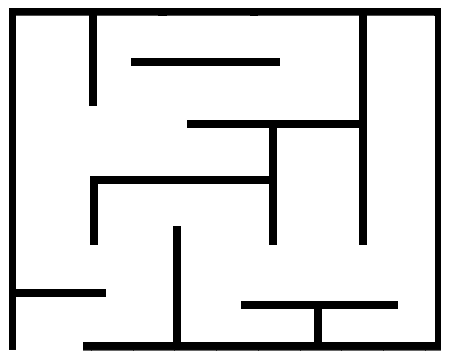
#> input picture data/mapa_robotica.bmp, 450 x 360 px
$ python make_fixtures.py
#> lines starting #> are read from the running program, lines starting #| are printed output that depends on the picture; after the words box and inside, x2 and y2 are one past the last pixel; in counts of white or black regions, pixels touching at a corner belong together
### src/astar/search.py
from __future__ import annotations

import heapq
import math
from dataclasses import dataclass, field

from astar.grid import Grid
from astar.heuristics import HEURISTICS, SQRT2

Point = tuple[int, int]

# Orthogonal moves first, then diagonals. The web port uses the same order so
# that expansion order matches the fixtures.
NEIGHBOR_ORDER: tuple[Point, ...] = (
    (0, -1), (0, 1), (-1, 0), (1, 0),
    (-1, -1), (-1, 1), (1, -1), (1, 1),
)


@dataclass
class SearchResult:
    found: bool
    path: list[Point]
    expansion_order: list[Point]
    cost: float
    closed: set[Point] = field(default_factory=set)


def a_star(
    grid: Grid,
    start: Point,
    goal: Point,
    connectivity: int = 8,
    heuristic: str = "octile",
    weight: float = 1.0,
) -> SearchResult:
    """A* over an occupancy grid.

    Step cost is 1 orthogonally and sqrt(2) diagonally. Diagonal moves may not
    cut a corner: both orthogonal neighbours of the move must be free. Ties on
    f break on lower h, then on insertion order, so the expansion order is
    deterministic and reproducible in other languages.
    """
#> called with start = (1, 1), goal = (8, 6), connectivity = 8, heuristic = 'octile', weight = 1
    if connectivity not in (4, 8):
        raise ValueError("connectivity must be 4 or 8")
    h_fn = HEURISTICS[heuristic]
    moves = NEIGHBOR_ORDER[:4] if connectivity == 4 else NEIGHBOR_ORDER

    def h(p: Point) -> float:
        return weight * h_fn(abs(p[0] - goal[0]), abs(p[1] - goal[1]))

    g_score: dict[Point, float] = {start: 0.0}
    parent: dict[Point, Point] = {}
    closed: set[Point] = set()
    expansion_order: list[Point] = []
    counter = 0
    heap: list[tuple[float, float, int, Point]] = [(h(start), h(start), counter, start)]

    while heap:
        f, _, _, current = heapq.heappop(heap)
        if current in closed:
            continue
        closed.add(current)
        expansion_order.append(current)

        if current == goal:
            return SearchResult(True, _reconstruct(parent, current), expansion_order, g_score[current], closed)

        cx, cy = current
        for dx, dy in moves:
            nx, ny = cx + dx, cy + dy
            if not grid.in_bounds(nx, ny) or grid.is_wall(nx, ny):
                continue
            if dx and dy and (grid.is_wall(cx + dx, cy) or grid.is_wall(cx, cy + dy)):
                continue
            neighbor = (nx, ny)
            if neighbor in closed:
                continue
            tentative = g_score[current] + (SQRT2 if dx and dy else 1.0)
            if tentative < g_score.get(neighbor, math.inf):
                g_score[neighbor] = tentative
                parent[neighbor] = current
                counter += 1
                hn = h(neighbor)
                heapq.heappush(heap, (tentative + hn, hn, counter, neighbor))

    return SearchResult(False, [], expansion_order, math.inf, closed)


def _reconstruct(parent: dict[Point, Point], node: Point) -> list[Point]:
    path = [node]
    while node in parent:
        node = parent[node]
        path.append(node)
    path.reverse()
    return path

### src/astar/grid.py
from __future__ import annotations

from dataclasses import dataclass
from math import floor
from pathlib import Path

WALL = "#"
FREE = "."


@dataclass(frozen=True)
class Grid:
    """Occupancy grid indexed as cells[y][x]; True means wall."""

    width: int
    height: int
    cells: tuple[tuple[bool, ...], ...]

    @classmethod
    def from_strings(cls, rows: list[str]) -> "Grid":
        if not rows:
            raise ValueError("grid needs at least one row")
        width = len(rows[0])
        if any(len(row) != width for row in rows):
            raise ValueError("all rows must have the same length")
        cells = tuple(tuple(ch == WALL for ch in row) for row in rows)
        return cls(width=width, height=len(rows), cells=cells)

    @classmethod
    def from_bool_rows(cls, rows: list[list[bool]]) -> "Grid":
        return cls(width=len(rows[0]), height=len(rows), cells=tuple(tuple(r) for r in rows))

    def to_strings(self) -> list[str]:
        return ["".join(WALL if wall else FREE for wall in row) for row in self.cells]

    def in_bounds(self, x: int, y: int) -> bool:
        return 0 <= x < self.width and 0 <= y < self.height

    def is_wall(self, x: int, y: int) -> bool:
        return self.cells[y][x]

    def wall_count(self) -> int:
        return sum(1 for row in self.cells for wall in row if wall)


def load_occupancy_grid(
    image_path: str | Path,
    erosion_size: int = 7,
    resolution: int = 50,
    cells_per_block: int = 8,
    wall_threshold: int = 5,
) -> Grid:
    """Floor plan image to occupancy grid.

    1. Erode the image with a (2r+1)^2 rectangle so dark walls grow by the robot
       radius r in pixels (the robot is treated as a point afterwards).
    2. Threshold: gray < wall_threshold is wall.
    3. Downsample: the plan is split into floor(width / resolution) blocks per
       axis, each block becomes cells_per_block cells; a cell is a wall if any
       source pixel that maps to it is a wall.

    Defaults reproduce the 2021 run: 450x360 px plan, r = 7 px, 9x7 blocks of
    8x8 cells, so a 72x56 grid.
    """
#> called with erosion_size = 7, resolution = 50, cells_per_block = 8, wall_threshold = 5
    import cv2
    import numpy as np

    image = cv2.imread(str(image_path))
#> image is the input picture: shape (360, 450, 3); min 0, max 255, mean 220.6
    if image is None:
        raise FileNotFoundError(image_path)
    if erosion_size > 0:
        size = 2 * erosion_size + 1
        element = cv2.getStructuringElement(cv2.MORPH_RECT, (size, size), (erosion_size, erosion_size))
        image = cv2.erode(image, element)
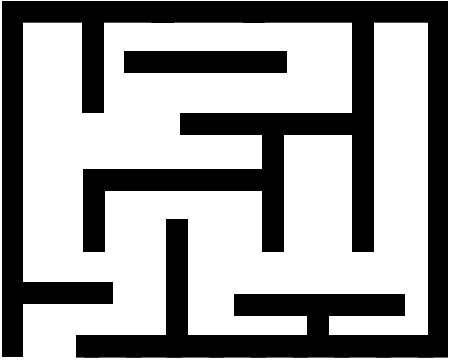
#> image: shape (360, 450, 3); min 0, max 255, mean 156.9
    walls = cv2.cvtColor(image, cv2.COLOR_BGR2GRAY) < wall_threshold
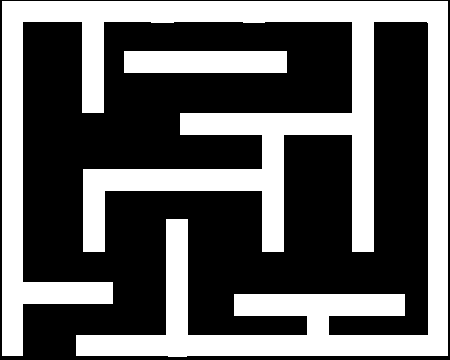
#> walls: shape (360, 450) bool; 38% white; 2 white regions, box (x1, y1, x2, y2) and area: (2, 1, 448, 357) 57929, (124, 51, 287, 73) 3586
    height, width = walls.shape
#> height = 360; width = 450
    grid_w = floor(width / resolution) * cells_per_block
#> grid_w = 72
    grid_h = floor(height / resolution) * cells_per_block
#> grid_h = 56

    cells = np.zeros((grid_h, grid_w), dtype=bool)
    ys, xs = np.nonzero(walls)
    cx = np.floor(xs * grid_w / width).astype(int)
    cy = np.floor(ys * grid_h / height).astype(int)
    cells[cy, cx] = True
    return Grid.from_bool_rows(cells.tolist())

### src/astar/heuristics.py
from __future__ import annotations

import math
from typing import Callable

SQRT2 = math.sqrt(2.0)

Heuristic = Callable[[int, int], float]


def manhattan(dx: int, dy: int) -> float:
    return float(dx + dy)


def euclidean(dx: int, dy: int) -> float:
    return math.sqrt(dx * dx + dy * dy)


def chebyshev(dx: int, dy: int) -> float:
    return float(max(dx, dy))


def octile(dx: int, dy: int) -> float:
    return (dx + dy) + (SQRT2 - 2.0) * min(dx, dy)


HEURISTICS: dict[str, Heuristic] = {
    "manhattan": manhattan,
    "euclidean": euclidean,
    "chebyshev": chebyshev,
    "octile": octile,
}

### scripts/make_fixtures.py
"""Regenerate the golden fixtures consumed by the web port.

Run from the repo root: python scripts/make_fixtures.py
"""
from __future__ import annotations

import json
import sys
from pathlib import Path

ROOT = Path(__file__).resolve().parents[1]
sys.path.insert(0, str(ROOT / "src"))

from astar.grid import Grid, load_occupancy_grid  # noqa: E402
from astar.search import NEIGHBOR_ORDER, a_star  # noqa: E402

OPEN_ROOM = [
    "..........",
    "..........",
    "....##....",
    "....##....",
    "....##....",
    "....##....",
    "..........",
    "..........",
]

CORRIDORS = [
    "....................",
    ".######.#######.###.",
    ".#....#.#.....#...#.",
    ".#.##.#.#.###.###.#.",
    ".#.#..#...#.#.....#.",
    ".#.#.####.#.#####.#.",
    ".#.#......#.......#.",
    ".#.#############.##.",
    ".#..............#...",
    ".################.#.",
    "..................#.",
    ".###############.##.",
    "...............#....",
    "##############.#.##.",
    "...............#....",
]


def fixture(name: str, grid: Grid, start, goal, connectivity=8, heuristic="octile", provenance=None):
    result = a_star(grid, start, goal, connectivity=connectivity, heuristic=heuristic)
    data = {
        "name": name,
        "connectivity": connectivity,
        "heuristic": heuristic,
        "cornerCutting": False,
        "neighborOrder": [list(m) for m in NEIGHBOR_ORDER[: 4 if connectivity == 4 else 8]],
        "width": grid.width,
        "height": grid.height,
        "grid": grid.to_strings(),
        "start": list(start),
        "goal": list(goal),
        "found": result.found,
        "cost": result.cost if result.found else None,
        "pathLength": len(result.path),
        "expansions": len(result.expansion_order),
        "path": [list(p) for p in result.path],
        "expansionOrder": [list(p) for p in result.expansion_order],
    }
    if provenance:
        data["provenance"] = provenance
    out = ROOT / "fixtures" / f"{name}.json"
    out.write_text(json.dumps(data, indent=1) + "\n")
    print(f"{name}: {grid.width}x{grid.height}, cost {result.cost:.6f}, path {len(result.path)}, expansions {len(result.expansion_order)}")


def main():
    fixture("open_room", Grid.from_strings(OPEN_ROOM), (1, 1), (8, 6))
    fixture("corridors", Grid.from_strings(CORRIDORS), (0, 0), (19, 14), connectivity=4, heuristic="manhattan")
    plan = ROOT / "data" / "mapa_robotica.bmp"
    fixture(
        "mapa_robotica",
        load_occupancy_grid(plan),
        (6, 6),
        (66, 50),
        provenance={
            "sourceImage": "data/mapa_robotica.bmp",
            "sourceSize": [450, 360],
            "erosionSize": 7,
            "resolution": 50,
            "cellsPerBlock": 8,
            "wallThreshold": 5,
        },
    )


if __name__ == "__main__":
    main()

$ run again, with data/Entrada.bmp copied over data/mapa_robotica.bmp
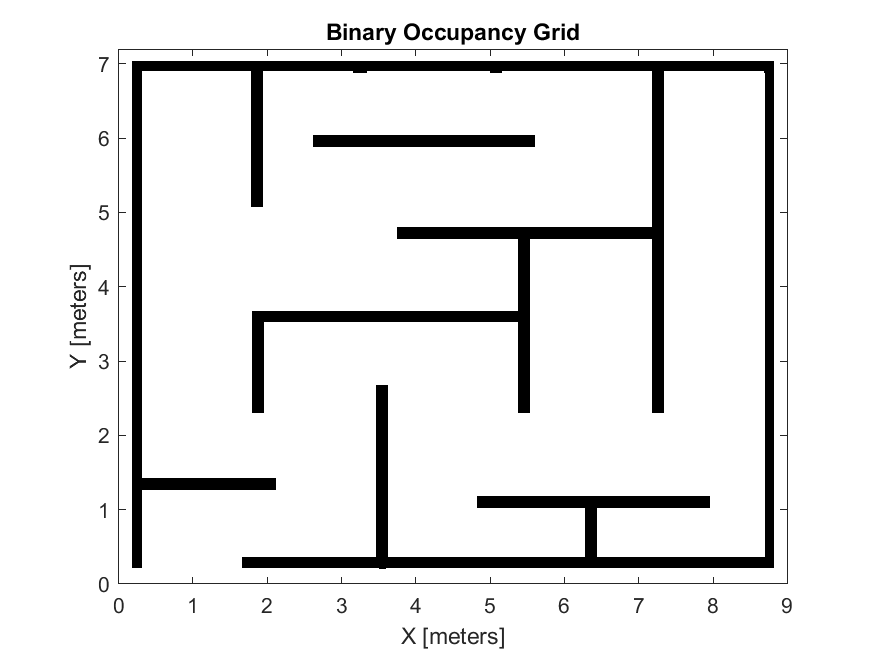
#> input picture data/Entrada.bmp, 875 x 656 px
#> in load_occupancy_grid, image is the input picture: shape (656, 875, 3); min 0, max 255, mean 231.9
#> in load_occupancy_grid, `image = cv2.erode(image, element)`:
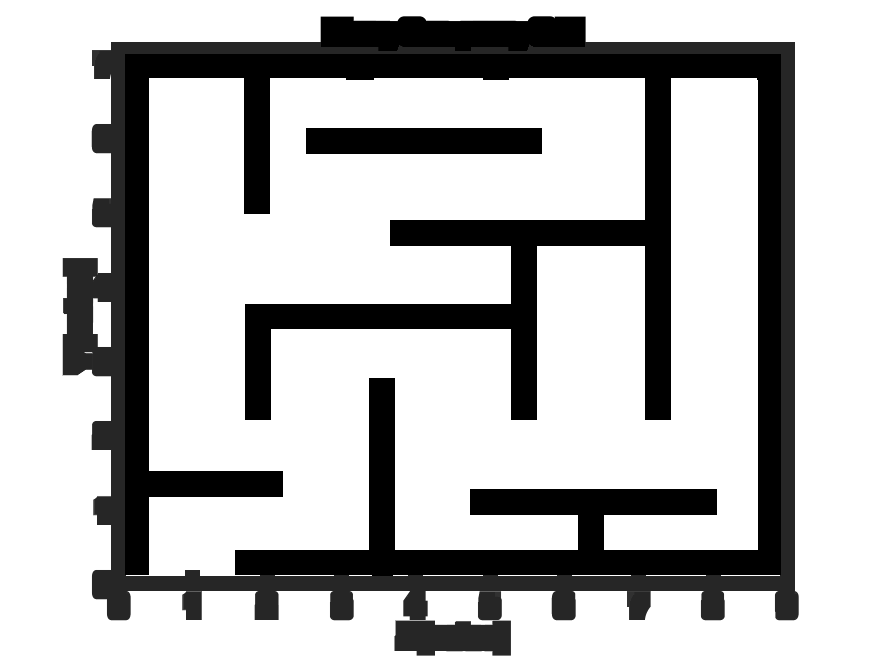
#> image: shape (656, 875, 3); min 0, max 255, mean 185.7
#> in load_occupancy_grid, `walls = cv2.cvtColor(image, cv2.COLOR_BGR2GRAY) < wall_threshold`:
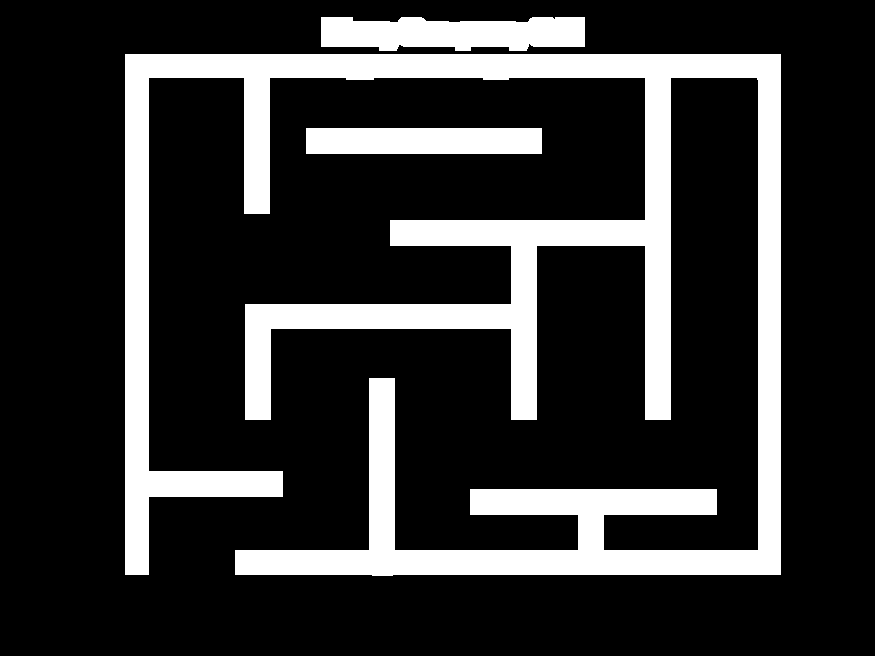
#> walls: shape (656, 875) bool; 19.8% white; 3 white regions, box (x1, y1, x2, y2) and area: (125, 54, 781, 576) 100195, (321, 17, 585, 51) 7476, (306, 128, 542, 154) 6136

$ run again, with data/mapa_inflado.bmp copied over data/mapa_robotica.bmp
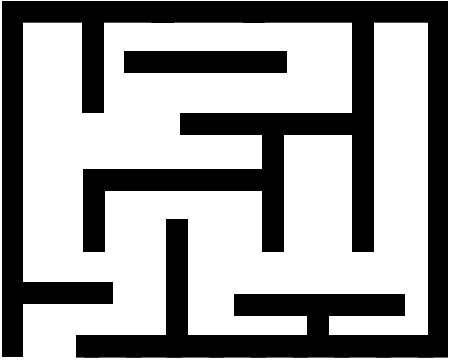
#> input picture data/mapa_inflado.bmp, 450 x 360 px
#> in load_occupancy_grid, image is the input picture: shape (360, 450, 3); min 0, max 255, mean 156.9
#> in load_occupancy_grid, `image = cv2.erode(image, element)`:
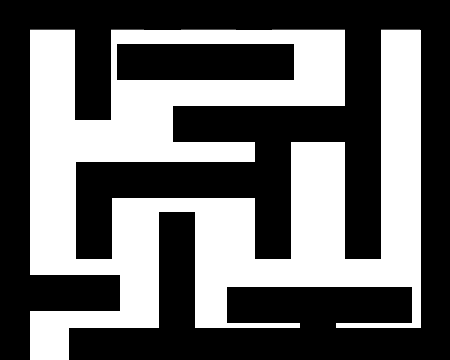
#> image: shape (360, 450, 3); min 0, max 255, mean 105
#> in load_occupancy_grid, `walls = cv2.cvtColor(image, cv2.COLOR_BGR2GRAY) < wall_threshold`:
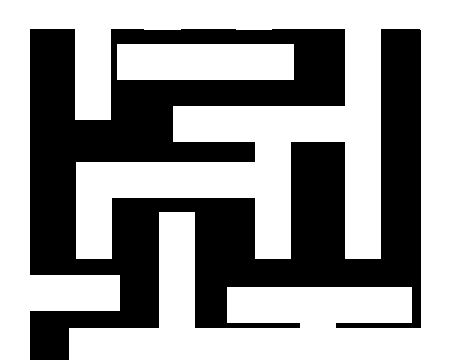
#> walls: shape (360, 450) bool; 58.7% white; 1 black region, box (x1, y1, x2, y2) and area: (30, 29, 421, 360) 66855
